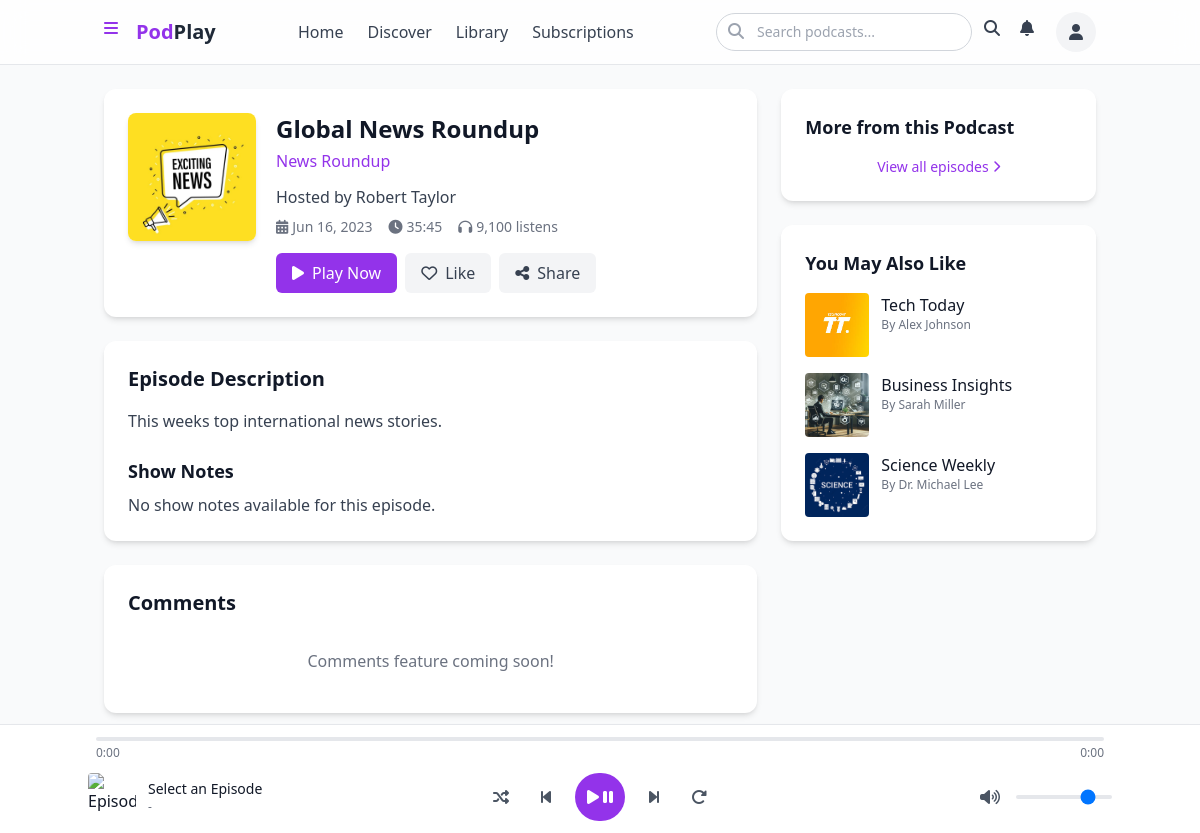
Page /index.php?page=listen&id=11 (signed in) on the committed database.
### tables this page shows
CREATE TABLE IF NOT EXISTS episodes (
    id INT AUTO_INCREMENT PRIMARY KEY,
    podcast_id INT NOT NULL,
    title VARCHAR(100) NOT NULL,
    description TEXT NOT NULL,
    audio_file VARCHAR(100) NOT NULL,
    duration VARCHAR(10) NOT NULL,
    release_date DATE NOT NULL,
    listens INT DEFAULT 0,
    show_notes TEXT,
    created_at DATETIME DEFAULT CURRENT_TIMESTAMP,
    updated_at DATETIME DEFAULT CURRENT_TIMESTAMP ON UPDATE CURRENT_TIMESTAMP,
    FOREIGN KEY (podcast_id) REFERENCES podcasts(id) ON DELETE CASCADE
);

CREATE TABLE IF NOT EXISTS podcasts (
    id INT AUTO_INCREMENT PRIMARY KEY,
    title VARCHAR(100) NOT NULL,
    description TEXT NOT NULL,
    host VARCHAR(100) NOT NULL,
    cover_image VARCHAR(100) NOT NULL,
    category VARCHAR(50) NOT NULL,
    is_featured BOOLEAN DEFAULT 0,
    rating DECIMAL(3,1) DEFAULT 0.0,
    listens INT DEFAULT 0,
    episode_count INT DEFAULT 0,
    created_at DATETIME DEFAULT CURRENT_TIMESTAMP,
    updated_at DATETIME DEFAULT CURRENT_TIMESTAMP ON UPDATE CURRENT_TIMESTAMP
);

### functions.php (called while the page is built, shortened)
<?php
function getTrendingPodcasts($limit = 4) {
    global $conn;
    $query = "SELECT * FROM podcasts ORDER BY listens DESC LIMIT ?";
    $stmt = mysqli_prepare($conn, $query);
    mysqli_stmt_bind_param($stmt, "i", $limit);
    mysqli_stmt_execute($stmt);
    $result = mysqli_stmt_get_result($stmt);
    $podcasts = [];
    while($row = mysqli_fetch_assoc($result)) {
        $podcasts[] = $row;
    }
    return $podcasts;
}
function isEpisodeLiked($user_id, $episode_id) {
    global $conn;
    $query = "SELECT * FROM likes WHERE user_id = ? AND episode_id = ?";
    $stmt = mysqli_prepare($conn, $query);
    mysqli_stmt_bind_param($stmt, "ii", $user_id, $episode_id);
    mysqli_stmt_execute($stmt);
    $result = mysqli_stmt_get_result($stmt);
    return mysqli_num_rows($result) > 0;
}
function getEpisodeById($id) {
    global $conn;
    $query = "SELECT e.*, p.title as podcast_title, p.host, p.cover_image
              FROM episodes e
              JOIN podcasts p ON e.podcast_id = p.id
              WHERE e.id = ?";
    $stmt = mysqli_prepare($conn, $query);
    mysqli_stmt_bind_param($stmt, "i", $id);
    mysqli_stmt_execute($stmt);
    $result = mysqli_stmt_get_result($stmt);
    if(mysqli_num_rows($result) > 0) {
        return mysqli_fetch_assoc($result);
    }
    return null;
}
?>

### listen.php (the view, shortened to what this page needs)
<?php
$episode_id = $_GET['id'];
$episode = getEpisodeById($episode_id);
$isLiked = false;
if(isset($_SESSION['user_id'])) {
    $isLiked = isEpisodeLiked($_SESSION['user_id'], $episode_id);
}
?>
<div class="grid grid-cols-1 md:grid-cols-3 gap-6">
    <div class="md:col-span-2">
        <div class="bg-white rounded-xl shadow-md overflow-hidden mb-6">
            <div class="p-6">
                <div class="flex flex-col sm:flex-row gap-5">
                    <img src="assets/images/podcasts/<?php echo $episode['cover_image']; ?>" alt="<?php echo $episode['title']; ?>" class="w-32 h-32 rounded-lg shadow-md">
                    <div class="flex-1">
                        <h1 class="text-2xl font-bold mb-1"><?php echo $episode['title']; ?></h1>
                        <a href="index.php?page=podcast&id=<?php echo $episode['podcast_id']; ?>" class="text-purple-600 hover:underline mb-3 inline-block">
                            <?php echo $episode['podcast_title']; ?>
                        </a>
                        <p class="text-gray-700 mb-2">Hosted by <?php echo $episode['host']; ?></p>
                        <div class="flex flex-wrap items-center text-sm text-gray-500 gap-x-4 gap-y-2 mb-4">
                            <span class="flex items-center gap-1">
                                <i class="fas fa-calendar-alt"></i>
                                <?php echo date('M d, Y', strtotime($episode['release_date'])); ?>
                            </span>
                            <span class="flex items-center gap-1">
                                <i class="fas fa-clock"></i>
                                <?php echo $episode['duration']; ?>
                            </span>
                            <span class="flex items-center gap-1">
                                <i class="fas fa-headphones"></i>
                                <?php echo number_format($episode['listens']); ?> listens
                            </span>
                        </div>
                        <div class="flex flex-wrap gap-2">
                            <button id="playNowBtn" class="inline-flex items-center gap-2 bg-purple-600 text-white px-4 py-2 rounded-md hover:bg-purple-700 transition-colors">
                                <i class="fas fa-play"></i> Play Now
                            </button>
                            <form method="post" action="" class="inline">
                                <button
                                    type="submit"
                                    name="toggle_like"
                                    class="inline-flex items-center gap-2 <?php echo $isLiked ? 'bg-red-500 text-white' : 'bg-gray-100 text-gray-700 hover:bg-gray-200'; ?> px-4 py-2 rounded-md transition-colors"
                                >
                                    <i class="<?php echo $isLiked ? 'fas' : 'far'; ?> fa-heart"></i>
                                    <?php echo $isLiked ? 'Liked' : 'Like'; ?>
                                </button>
                            </form>
                            <button class="inline-flex items-center gap-2 bg-gray-100 text-gray-700 px-4 py-2 rounded-md hover:bg-gray-200 transition-colors">
                                <i class="fas fa-share-alt"></i> Share
                            </button>
                        </div>
                    </div>
                </div>
            </div>
        </div>
        <div class="bg-white rounded-xl shadow-md overflow-hidden mb-6">
            <div class="p-6">
                <h2 class="text-xl font-bold mb-4">Episode Description</h2>
                <div class="prose max-w-none text-gray-700">
                    <p><?php echo $episode['description']; ?></p>
                </div>
                <h3 class="text-lg font-bold mt-6 mb-2">Show Notes</h3>
                <div class="prose max-w-none text-gray-700">
                    <?php
                    $show_notes = !empty($episode['show_notes']) ? $episode['show_notes'] : "No show notes available for this episode.";
                    echo $show_notes;
                    ?>
                </div>
            </div>
        </div>
        <div class="bg-white rounded-xl shadow-md overflow-hidden">
            <div class="p-6">
                <h2 class="text-xl font-bold mb-4">Comments</h2>
                <p class="text-gray-500 text-center py-4">Comments feature coming soon!</p>
            </div>
        </div>
    </div>
    <div class="md:col-span-1">
        <div class="bg-white rounded-xl shadow-md overflow-hidden mb-6">
            <div class="p-6">
                <h2 class="text-lg font-bold mb-4">More from this Podcast</h2>
                <a href="index.php?page=podcast&id=<?php echo $episode['podcast_id']; ?>" class="text-purple-600 hover:underline text-sm flex items-center justify-center mt-4">
                    View all episodes <i class="fas fa-chevron-right ml-1 text-xs"></i>
                </a>
            </div>
        </div>
        <div class="bg-white rounded-xl shadow-md overflow-hidden">
            <div class="p-6">
                <h2 class="text-lg font-bold mb-4">You May Also Like</h2>
                <?php
                $similar_podcasts = getTrendingPodcasts(3);
                ?>
                <div class="space-y-4">
                    <?php foreach($similar_podcasts as $similar): ?>
                        <?php if($similar['id'] != $episode['podcast_id']): ?>
                            <div class="flex gap-3">
                                <img src="assets/images/podcasts/<?php echo $similar['cover_image']; ?>" alt="" class="w-16 h-16 rounded">
                                <div class="flex-1">
                                    <h3 class="font-medium text-gray-900"><?php echo $similar['title']; ?></h3>
                                    <p class="text-xs text-gray-500">By <?php echo $similar['host']; ?></p>
                                </div>
                            </div>
                        <?php endif; ?>
                    <?php endforeach; ?>
                </div>
            </div>
        </div>
    </div>
</div>

### rows in the picture
episodes: podcast.cover_image (picture), title "Global News Roundup", podcast.title "News Roundup", podcast.host "Robert Taylor", release_date "Jun 16, 2023", duration "35:45", listens "9,100", description "This weeks top international news stories.", show_notes "No show notes available for this episode."
podcasts: cover_image (picture), title "Tech Today", host "Alex Johnson"
podcasts: cover_image (picture), title "Business Insights", host "Sarah Miller"
podcasts: cover_image (picture), title "Science Weekly", host "Dr. Michael Lee"
